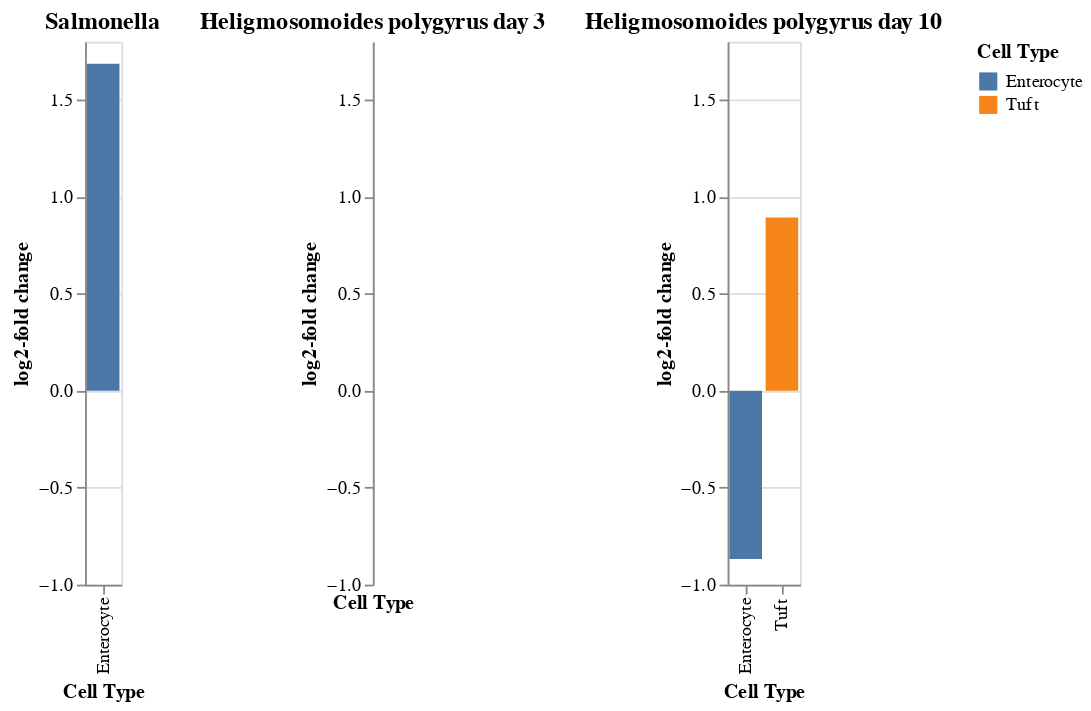

The notebook cell saved with this chart:
### Markdown cell above
Inspired by plots from "High-resolution single-cell atlas reveals diversity and plasticity of tissue-resident neutrophils in non-small cell lung cancer"{cite}`Salcher2022`, we can now easily filter by the cell types that had credible changes and show their log fold changes. This is easily done with the plotting library [Altair](https://altair-viz.github.io/).

### Code cell
(
    alt.Chart(
        salmonella_effect
        .loc[credible_effects_salmonella]
        .reset_index(),
        title="Salmonella",
    )
    .mark_bar()
    .encode(
        x=alt.X("Cell Type", sort="y"),
        y="log2-fold change",
        color=alt.Color("Cell Type"),
    )
    | alt.Chart(
        hpoly_effect_3
        .loc[credible_effects_hpoly_day3]
        .reset_index(),
        title="Heligmosomoides polygyrus day 3",
    )
    .mark_bar()
    .encode(
        x=alt.X("Cell Type", sort="y"),
        y="log2-fold change",
        color=alt.Color("Cell Type"),
    )
    | alt.Chart(
        hpoly_effected_10
        .loc[credible_effects_hpoly_day10]
        .reset_index(),
        title="Heligmosomoides polygyrus day 10",
    )
    .mark_bar()
    .encode(
        x=alt.X("Cell Type", sort="y"),
        y="log2-fold change",
        color=alt.Color("Cell Type"),
    )
).resolve_scale(y="shared", color="shared")

### Figure 1 — Vega-Lite specification as saved in the notebook (floating-point values rounded to 4 significant figures)
{"config": {"view": {"continuousWidth": 400, "continuousHeight": 300}}, "hconcat": [{"data": {"name": "data-632dea8ce3acb8089add698c411c5bb5"}, "mark": "bar", "encoding": {"color": {"field": "Cell Type", "type": "nominal"}, "x": {"field": "Cell Type", "sort": "y", "type": "nominal"}, "y": {"field": "log2-fold change", "type": "quantitative"}}, "title": "Salmonella"}, {"data": {"name": "data-d751713988987e9331980363e24189ce"}, "mark": "bar", "encoding": {"color": {"field": "Cell Type", "type": "nominal"}, "x": {"field": "Cell Type", "sort": "y", "type": "nominal"}, "y": {"field": "log2-fold change", "type": "quantitative"}}, "title": "Heligmosomoides polygyrus day 3"}, {"data": {"name": "data-acbc0971e97b40e942042234a06e0f02"}, "mark": "bar", "encoding": {"color": {"field": "Cell Type", "type": "nominal"}, "x": {"field": "Cell Type", "sort": "y", "type": "nominal"}, "y": {"field": "log2-fold change", "type": "quantitative"}}, "title": "Heligmosomoides polygyrus day 10"}], "resolve": {"scale": {"color": "shared", "y": "shared"}}, "$schema": "https://vega.github.io/schema/vega-lite/v4.17.0.json", "datasets": {"data-632dea8ce3acb8089add698c411c5bb5": [{"Cell Type": "Enterocyte", "Final Parameter": 1.532, "HDI 3%": 0.984, "HDI 97%": 2.038, "SD": 0.277, "Inclusion probability": 1.0, "Expected Sample": 382.1, "log2-fold change": 1.686}], "data-d751713988987e9331980363e24189ce": [], "data-acbc0971e97b40e942042234a06e0f02": [{"Cell Type": "Enterocyte", "Final Parameter": -0.632, "HDI 3%": -1.342, "HDI 97%": 0.044, "SD": 0.439, "Inclusion probability": 0.8463, "Expected Sample": 65.04, "log2-fold change": -0.8682}, {"Cell Type": "Tuft", "Final Parameter": 0.5886, "HDI 3%": -0.135, "HDI 97%": 1.56, "SD": 0.488, "Inclusion probability": 0.7671, "Expected Sample": 61.04, "log2-fold change": 0.8928}]}}
